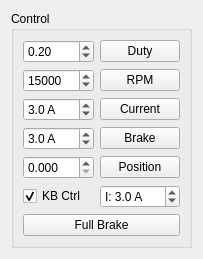
         <widget class="QWidget" name="tab_26">
          <attribute name="title">
           <string>Control</string>
          </attribute>
          <layout class="QVBoxLayout" name="verticalLayout_2">
           <item>
            <widget class="QGroupBox" name="groupBox_2">
             <property name="title">
              <string>Control</string>
             </property>
             <layout class="QGridLayout" name="gridLayout_2">
              <item row="0" column="0">
               <widget class="QDoubleSpinBox" name="dutyBox">
                <property name="minimum">
                 <double>-1.000000000000000</double>
                </property>
                <property name="maximum">
                 <double>1.000000000000000</double>
                </property>
                <property name="singleStep">
                 <double>0.010000000000000</double>
                </property>
                <property name="value">
                 <double>0.200000000000000</double>
                </property>
               </widget>
              </item>
              <item row="1" column="1">
               <widget class="QPushButton" name="rpmButton">
                <property name="text">
                 <string>RPM</string>
                </property>
               </widget>
              </item>
              <item row="1" column="0">
               <widget class="QSpinBox" name="rpmBox">
                <property name="minimum">
                 <number>-100000</number>
                </property>
                <property name="maximum">
                 <number>100000</number>
                </property>
                <property name="singleStep">
                 <number>1000</number>
                </property>
                <property name="value">
                 <number>15000</number>
                </property>
               </widget>
              </item>
              <item row="0" column="1">
               <widget class="QPushButton" name="dutyButton">
                <property name="text">
                 <string>Duty</string>
                </property>
               </widget>
              </item>
              <item row="2" column="1">
               <widget class="QPushButton" name="currentButton">
                <property name="text">
                 <string>Current</string>
                </property>
               </widget>
              </item>
              <item row="2" column="0">
               <widget class="QDoubleSpinBox" name="currentBox">
                <property name="suffix">
                 <string> A</string>
                </property>
                <property name="decimals">
                 <number>1</number>
                </property>
                <property name="minimum">
                 <double>-200.000000000000000</double>
                </property>
                <property name="maximum">
                 <double>200.000000000000000</double>
                </property>
                <property name="singleStep">
                 <double>0.500000000000000</double>
                </property>
                <property name="value">
                 <double>3.000000000000000</double>
                </property>
               </widget>
              </item>
              <item row="3" column="1">
               <widget class="QPushButton" name="currentBrakeButton">
                <property name="text">
                 <string>Brake</string>
                </property>
               </widget>
              </item>
              <item row="4" column="0">
               <widget class="QDoubleSpinBox" name="posCtrlBox">
                <property name="decimals">
                 <number>3</number>
                </property>
                <property name="maximum">
                 <double>360.000000000000000</double>
                </property>
               </widget>
              </item>
              <item row="5" column="0">
               <widget class="QCheckBox" name="overrideKbBox">
                <property name="text">
                 <string>KB Ctrl</string>
                </property>
                <property name="checked">
                 <bool>true</bool>
                </property>
               </widget>
              </item>
              <item row="4" column="1">
               <widget class="QPushButton" name="posCtrlButton">
                <property name="text">
                 <string>Position</string>
                </property>
               </widget>
              </item>
              <item row="3" column="0">
               <widget class="QDoubleSpinBox" name="currentBrakeBox">
                <property name="suffix">
                 <string> A</string>
                </property>
                <property name="decimals">
                 <number>1</number>
                </property>
                <property name="minimum">
                 <double>0.000000000000000</double>
                </property>
                <property name="maximum">
                 <double>200.000000000000000</double>
                </property>
                <property name="singleStep">
                 <double>0.500000000000000</double>
                </property>
                <property name="value">
                 <double>3.000000000000000</double>
                </property>
               </widget>
              </item>
              <item row="6" column="0" colspan="2">
               <widget class="QPushButton" name="offBrakeButton">
                <property name="text">
                 <string>Full Brake</string>
                </property>
               </widget>
              </item>
              <item row="5" column="1">
               <widget class="QDoubleSpinBox" name="arrowCurrentBox">
                <property name="prefix">
                 <string>I: </string>
                </property>
                <property name="suffix">
                 <string> A</string>
                </property>
                <property name="decimals">
                 <number>1</number>
                </property>
                <property name="maximum">
                 <double>200.000000000000000</double>
                </property>
                <property name="singleStep">
                 <double>0.500000000000000</double>
                </property>
                <property name="value">
                 <double>3.000000000000000</double>
                </property>
               </widget>
              </item>
             </layout>
            </widget>
           </item>
          </layout>
         </widget>
